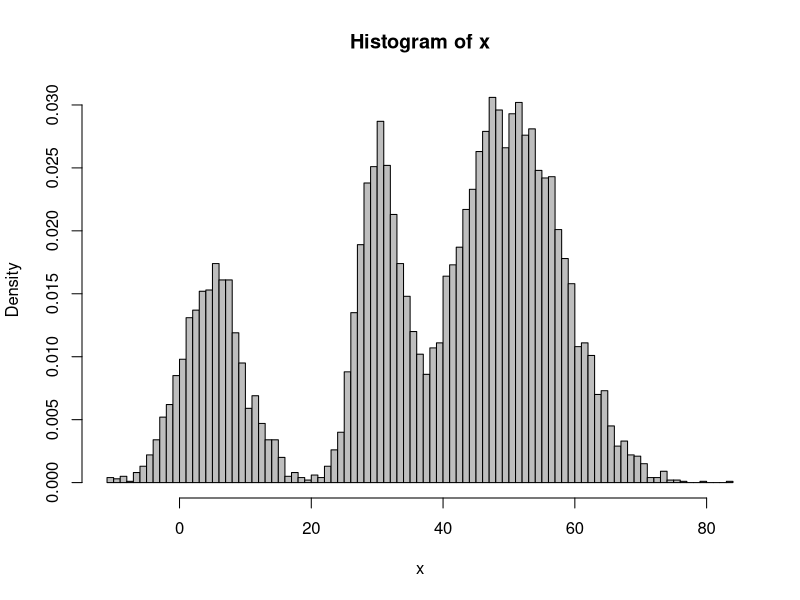

Write the R code that produced this figure.
phi1=0.2;miu1=5;sigma1=5
phi2=0.2;miu2=30;sigma2=3
phi3=0.6;miu3=50;sigma3=8

N=10000
x=rep(0,N)
rate=runif(N,0,1)
for (i in 1:N){
  if (rate[i]<=phi1){
    x[i]=rnorm(1,miu1,sigma1)
  }else if (rate[i]<=(phi1+phi2)){
    x[i]=rnorm(1,miu2,sigma2)
  }else{
    x[i]=rnorm(1,miu3,sigma3)
  }
}

hist(x,col='gray',breaks=100,freq=F)